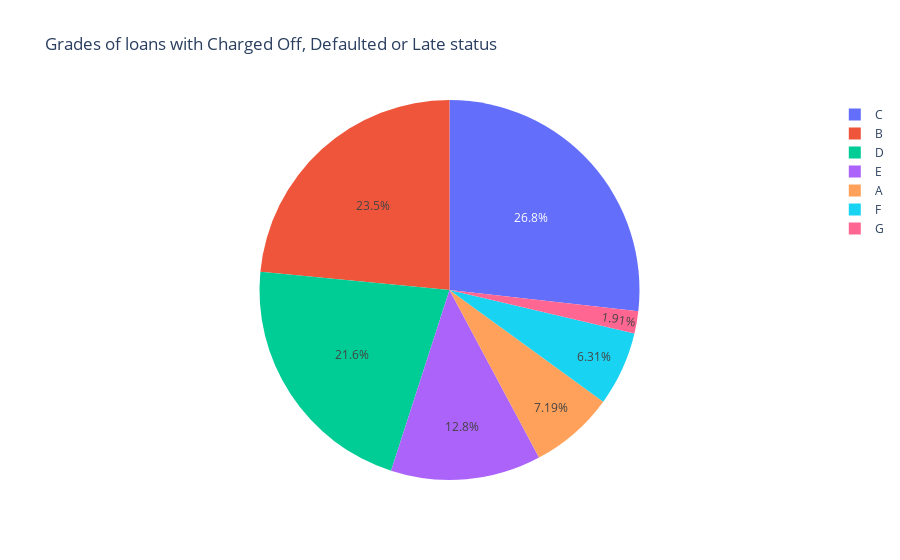

The notebook cell saved with this chart:
### Markdown cell above
- `grade`

We see the same with the loan grade of B, C or D.

### Code cell
import plotly.express as px

grade_data = df_loss.groupby(['grade'])['grade'].count().reset_index(name='count')

fig = px.pie(grade_data, values='count', names='grade', title='Grades of loans with Charged Off, Defaulted or Late status')
fig.show()

### Figure 1 — Plotly figure (JSON) as saved in the notebook; plotly's stock layout.template omitted (floating-point values rounded to 4 significant figures)
{"data": [{"domain": {"x": [0, 1], "y": [0, 1]}, "hovertemplate": "grade=%{label}<br>count=%{value}<extra></extra>", "labels": ["A", "B", "C", "D", "E", "F", "G"], "legendgroup": "", "name": "", "showlegend": true, "type": "pie", "values": [449, 1465, 1671, 1345, 798, 394, 119]}], "layout": {"legend": {"tracegroupgap": 0}, "title": {"text": "Grades of loans with Charged Off, Defaulted or Late status"}}}
